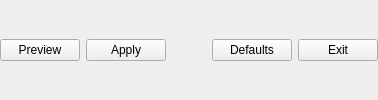
     <widget class="QWidget" name="horizontalWidget" native="true">
      <layout class="QHBoxLayout" name="horizontalLayout">
       <property name="leftMargin">
        <number>0</number>
       </property>
       <property name="topMargin">
        <number>0</number>
       </property>
       <property name="rightMargin">
        <number>0</number>
       </property>
       <property name="bottomMargin">
        <number>0</number>
       </property>
       <item>
        <widget class="QPushButton" name="button_preview">
         <property name="toolTip">
          <string>Launches i3-color without password verification. Any password will unlock the screen.</string>
         </property>
         <property name="text">
          <string>Preview</string>
         </property>
        </widget>
       </item>
       <item>
        <widget class="QPushButton" name="button_apply">
         <property name="toolTip">
          <string>Display generated command so you can add it to your config</string>
         </property>
         <property name="text">
          <string>Apply</string>
         </property>
         <property name="checkable">
          <bool>false</bool>
         </property>
         <property name="checked">
          <bool>false</bool>
         </property>
        </widget>
       </item>
       <item>
        <spacer name="horizontalSpacer">
         <property name="orientation">
          <enum>Qt::Horizontal</enum>
         </property>
         <property name="sizeHint" stdset="0">
          <size>
           <width>40</width>
           <height>20</height>
          </size>
         </property>
        </spacer>
       </item>
       <item>
        <widget class="QPushButton" name="button_default">
         <property name="toolTip">
          <string>Reset all settings to their default values</string>
         </property>
         <property name="text">
          <string>Defaults</string>
         </property>
        </widget>
       </item>
       <item>
        <widget class="QPushButton" name="button_quit">
         <property name="toolTip">
          <string>Close the program</string>
         </property>
         <property name="text">
          <string>Exit</string>
         </property>
        </widget>
       </item>
      </layout>
     </widget>
